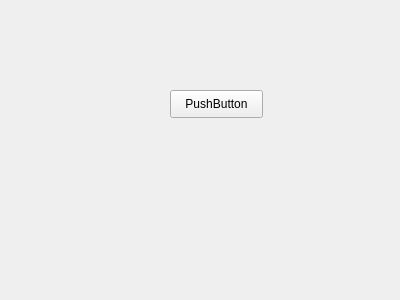
<?xml version="1.0" encoding="UTF-8"?>
<ui version="4.0">
 <class>MainWindow</class>
 <widget class="QMainWindow" name="MainWindow">
  <property name="geometry">
   <rect>
    <x>0</x>
    <y>0</y>
    <width>400</width>
    <height>300</height>
   </rect>
  </property>
  <property name="windowTitle">
   <string>MainWindow</string>
  </property>
  <widget class="QWidget" name="centralwidget">
   <widget class="QPushButton" name="pushButton">
    <property name="geometry">
     <rect>
      <x>170</x>
      <y>90</y>
      <width>93</width>
      <height>28</height>
     </rect>
    </property>
    <property name="text">
     <string>PushButton</string>
    </property>
   </widget>
  </widget>
 </widget>
 <resources/>
 <connections/>
</ui>
